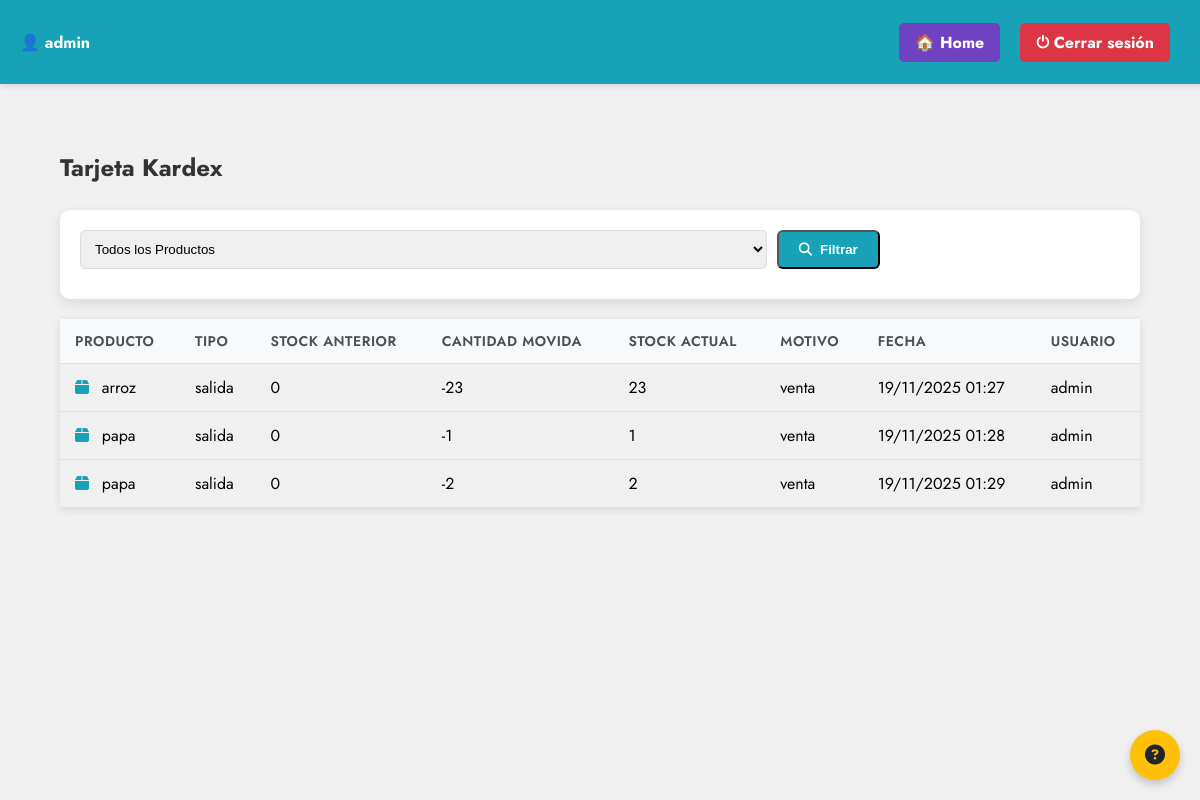
Before: /kardex/ (signed in) with the older database file.
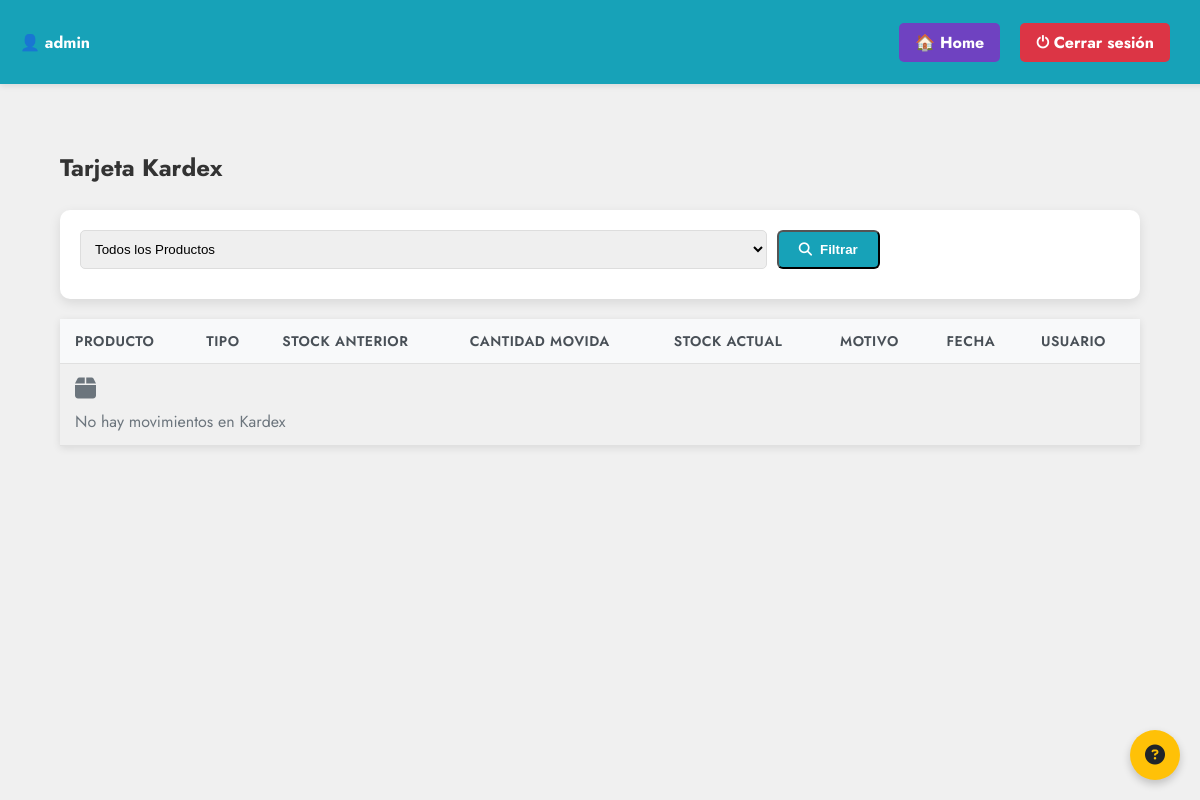
After: the same page with the newer database file.
### account/models.py (models this page shows, shortened)
class Kardex(models.Model):
    TIPO_CHOICES = [('entrada', 'Entrada'), ('salida', 'Salida')]
    producto = models.ForeignKey(Producto, on_delete=models.CASCADE)
    tipo = models.CharField(max_length=10, choices=TIPO_CHOICES)
    cantidad = models.IntegerField()
    stock_anterior = models.IntegerField(default=0)
    fecha = models.DateTimeField(auto_now_add=True)
    motivo = models.CharField(max_length=100)
    usuario = models.ForeignKey(Usuario, on_delete=models.SET_NULL, null=True)
    def stock_actual(self):
        if self.tipo == 'entrada':
            return self.stock_anterior + self.cantidad
        else:
            return self.stock_anterior - self.cantidad

class Producto(models.Model):
    UNIDAD_CHOICES = [
        ('kg', 'Kilogramo'),
        ('ml', 'Mililitro'),
        ('litro', 'Litro'),
        ('unidad', 'Unidad'),
    ]
    MONEDA_CHOICES = [
        ('COP', 'Peso colombiano'),
        ('USD', 'Dólar estadounidense'),
        ('EUR', 'Euro'),
    ]
    nombre = models.CharField(max_length=100)
    descripcion = models.TextField(blank=True, null=True)
    categoria = models.ForeignKey(Categoria, on_delete=models.SET_NULL, null=True, blank=True)
    precio_unitario = models.DecimalField(max_digits=10, decimal_places=2)
    moneda = models.CharField(max_length=3, choices=MONEDA_CHOICES, default='COP')
    cantidad = models.PositiveIntegerField(default=0)
    unidad = models.CharField(max_length=20, choices=UNIDAD_CHOICES, default='unidad')
    sku = models.CharField(max_length=100, unique=True)
    proveedor = models.ForeignKey(Proveedor, on_delete=models.SET_NULL, null=True, blank=True)
    almacen = models.ForeignKey(Almacen, on_delete=models.SET_NULL, null=True, blank=True)
    estado = models.BooleanField(default=True)
    fecha_creacion = models.DateTimeField(auto_now_add=True)
    fecha_modificacion = models.DateTimeField(auto_now=True)
    class Meta:
        verbose_name = 'Producto'
        verbose_name_plural = 'Productos'
        ordering = ['nombre']

class Usuario(AbstractUser):
    rol = models.ForeignKey('Rol', on_delete=models.SET_NULL, null=True, blank=True)
    estado = models.BooleanField(default=True)
    nombres = models.CharField(max_length=100, blank=True, null=True)
    apellidos = models.CharField(max_length=100, blank=True, null=True)
    class Meta:
        verbose_name = 'Usuario'
        verbose_name_plural = 'Usuarios'

### account/views.py (the view)
# urls.py: path('kardex/', kardex, name='kardex'),
@login_required_custom
@role_required(module='productos', action='leer')  # Asumir permisos en productos
def kardex(request):
    producto_id = request.GET.get('producto')
    kardex_entries = Kardex.objects.all().order_by('fecha')  # Ordenar por fecha
    if producto_id:
        kardex_entries = kardex_entries.filter(producto_id=producto_id)
    productos = Producto.objects.all()
    return render(request, 'account/kardex.html', {
        'kardex_entries': kardex_entries,
        'productos': productos,
    })

### account/templates/account/kardex.html (shortened to what this page needs)
{% load static %}
<!DOCTYPE html>
<html lang="es">
<head>
    <link rel="stylesheet" href="{% static 'account/css/kardex.css' %}">
    <link rel="stylesheet" href="https://cdnjs.cloudflare.com/ajax/libs/font-awesome/6.5.0/css/all.min.css">
</head>
<button id="help-btn" class="help-btn" title="Ayuda">
    <i class="fas fa-question-circle"></i>
</button>
<body class="kardex-lista">
    <div class="topbar">
        <div class="user-info">👤 {{ user.username }}</div>
        <div class="actions">
            <a href="{% url 'dashboard' %}" class="home-btn">🏠 Home</a>
            <a href="{% url 'logout' %}" class="logout-btn">⏻ Cerrar sesión</a>
        </div>
    </div>
    <div class="container">
        <div class="header">
            <h1 class="title">Tarjeta Kardex</h1>
        </div>
        <form method="get" class="filter-form">
            <div class="row">
                <div class="col-md-4">
                    <select name="producto" class="form-control">
                        <option value="">Todos los Productos</option>
                    </select>
                </div>
                <div class="col-md-2">
                    <button type="submit" class="btn btn-primary">
                        <i class="fas fa-search"></i> Filtrar
                    </button>
                </div>
            </div>
        </form>
        <table class="products-table">
            <thead>
                <tr>
                    <th>Producto</th>
                    <th>Tipo</th>
                    <th>Stock Anterior</th>
                    <th>Cantidad Movida</th>
                    <th>Stock Actual</th>
                    <th>Motivo</th>
                    <th>Fecha</th>
                    <th>Usuario</th>
                </tr>
            </thead>
            <tbody>
                {% for entry in kardex_entries %}
                <tr>
                    <td>
                        <i class="fas fa-box category-icon"></i>
                        {{ entry.producto.nombre }}
                    </td>
                    <td>{{ entry.tipo }}</td>
                    <td>{{ entry.stock_anterior }}</td>
                    <td>{{ entry.cantidad }}</td>
                    <td>{{ entry.stock_actual }}</td>
                    <td>{{ entry.motivo }}</td>
                    <td>{{ entry.fecha|date:"d/m/Y H:i" }}</td>
                    <td>{{ entry.usuario.username|default:"-" }}</td>
                </tr>
                {% empty %}
                <tr>
                    <td colspan="8" class="no-products">
                        <i class="fas fa-box" style="font-size: 24px; margin-bottom: 10px;"></i><br>
                        No hay movimientos en Kardex
                    </td>
                </tr>
                {% endfor %}
            </tbody>
        </table>
    </div>
</body>
</html>

Changed rows visible on the page:
removed Kardex: producto.nombre "arroz", tipo "salida", stock_anterior "0", cantidad "-23", stock_actual "23", motivo "venta", fecha "19/11/2025 01:27", usuario.username "admin"
removed Kardex: producto.nombre "papa", tipo "salida", stock_anterior "0", cantidad "-1", stock_actual "1", motivo "venta", fecha "19/11/2025 01:28", usuario.username "admin"
removed Kardex: producto.nombre "papa", tipo "salida", stock_anterior "0", cantidad "-2", stock_actual "2", motivo "venta", fecha "19/11/2025 01:29", usuario.username "admin"
Other visible differences:
text now shown: "No hay movimientos en Kardex"
